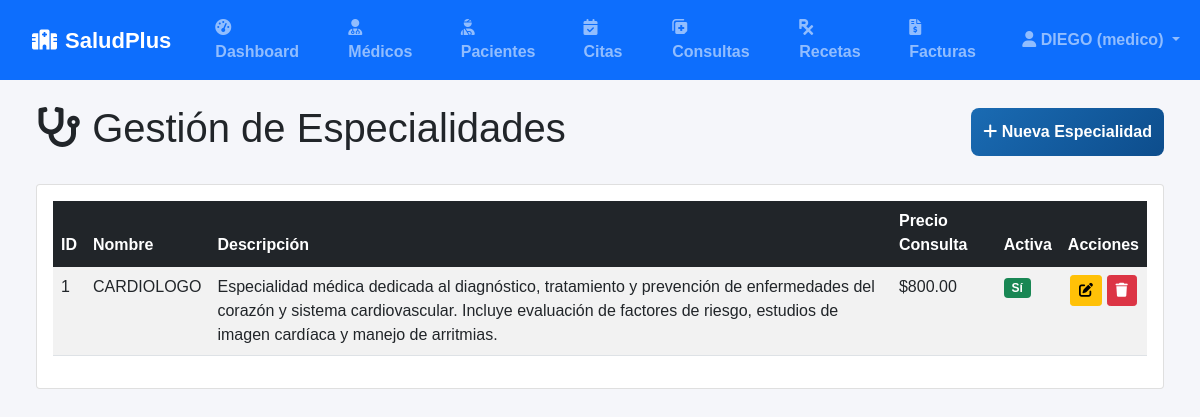
The app's page /especialidades/ (signed in) with its own data.
### models/usuario_model.py (models this page shows, shortened)
class Usuario(UserMixin, db.Model):
    __tablename__ = 'usuarios'
    id = db.Column(db.Integer, primary_key=True)
    username = db.Column(db.String(80), unique=True, nullable=False)
    email = db.Column(db.String(120), unique=True, nullable=False)
    password = db.Column(db.String(200), nullable=False)
    rol = db.Column(db.String(20), nullable=False, default='usuario')
    activo = db.Column(db.Boolean, default=True)
    fecha_creacion = db.Column(db.DateTime, default=db.func.now())
    medico = db.relationship('Medico', backref='usuario', uselist=False)

### models/especialidad_model.py (models this page shows, shortened)
class Especialidad(db.Model):
    __tablename__ = 'especialidades'
    id = db.Column(db.Integer, primary_key=True)
    nombre = db.Column(db.String(100), unique=True, nullable=False)
    descripcion = db.Column(db.Text)
    precio_consulta = db.Column(db.Float, nullable=False, default=0.0)
    activa = db.Column(db.Boolean, default=True)
    medicos = db.relationship('Medico', backref='especialidad')
    servicios = db.relationship('Servicio', backref='especialidad')

### controllers/especialidad_controller.py (the view)
@especialidad_bp.route('/')
@login_required
def index():
    especialidades = Especialidad.query.all()
    return render_template('especialidad/index.html', especialidades=especialidades)

### templates/especialidad/index.html
{% extends "base.html" %}
{% block content %}
<div class="row">
    <div class="col-12">
        <div class="d-flex justify-content-between align-items-center">
            <h1><i class="fas fa-stethoscope"></i> Gestión de Especialidades</h1>
            <a href="{{ url_for('especialidad.create') }}" class="btn btn-primary">
                <i class="fas fa-plus"></i> Nueva Especialidad
            </a>
        </div>
    </div>
</div>
<div class="row mt-4">
    <div class="col-12">
        <div class="card">
            <div class="card-body">
                <div class="table-responsive">
                    <table class="table table-striped table-hover">
                        <thead class="table-dark">
                            <tr>
                                <th>ID</th>
                                <th>Nombre</th>
                                <th>Descripción</th>
                                <th>Precio Consulta</th>
                                <th>Activa</th>
                                <th class="text-center">Acciones</th>
                            </tr>
                        </thead>
                        <tbody>
                            {% for especialidad in especialidades %}
                            <tr>
                                <td>{{ especialidad.id }}</td>
                                <td>{{ especialidad.nombre }}</td>
                                <td>{{ especialidad.descripcion or 'N/A' }}</td>
                                <td>${{ "%.2f"|format(especialidad.precio_consulta) }}</td>
                                <td>
                                    <span class="badge bg-{{ 'success' if especialidad.activa else 'danger' }}">
                                        {{ 'Sí' if especialidad.activa else 'No' }}
                                    </span>
                                </td>
                                <td class="table-actions text-center">
                                    <a href="{{ url_for('especialidad.edit', id=especialidad.id) }}" class="btn btn-sm btn-warning" title="Editar">
                                        <i class="fas fa-edit"></i>
                                    </a>
                                    <a href="{{ url_for('especialidad.delete', id=especialidad.id) }}" class="btn btn-sm btn-danger" onclick="return confirm('¿Estás seguro de eliminar esta especialidad?')" title="Eliminar">
                                        <i class="fas fa-trash"></i>
                                    </a>
                                </td>
                            </tr>
                            {% else %}
                            <tr>
                                <td colspan="6" class="text-center">No hay especialidades registradas</td>
                            </tr>
                            {% endfor %}
                        </tbody>
                    </table>
                </div>
            </div>
        </div>
    </div>
</div>
{% endblock %}

### templates/base.html (shortened to what this page needs)
<!DOCTYPE html>
<html lang="es">
<head>
    <link href="https://cdn.jsdelivr.net/npm/bootstrap@5.1.3/dist/css/bootstrap.min.css" rel="stylesheet">
    <link href="https://cdnjs.cloudflare.com/ajax/libs/font-awesome/6.0.0/css/all.min.css" rel="stylesheet">
    <link rel="stylesheet" href="{{ url_for('static', filename='css/style.css') }}">
</head>
<body>
    {% if not current_user.is_authenticated %}
        {% if request.endpoint == 'welcome.index' %}
        <div class="welcome-page">
            <div class="container">
                <div class="row justify-content-center">
                    <div class="col-md-6">
                        <div class="welcome-card text-center">
                            <div class="hospital-icon">
                                <i class="fas fa-hospital"></i>
                            </div>
                            <h1 class="mb-2">SaludPlus</h1>
                            <h4 class="text-muted mb-2">Sistema de Gestión clinica</h4>
                            <p class="lead mb-2">
                                Bienvenido al sistema integral de gestión médica.
                                Acceda al sistema para gestionar pacientes, citas y facturas.
                            </p>
                            <div class="d-grid gap-2">
                                <a href="{{ url_for('welcome.ingresar') }}" class="btn btn-primary btn-welcome">
                                    <i class="fas fa-sign-in-alt me-2"></i>Ingresar al Sistema
                                </a>
                            </div>
                        </div>
                    </div>
                </div>
            </div>
        </div>
        {% elif request.endpoint == 'welcome.ingresar' or request.endpoint == 'auth.login' %}
        <div class="login-page">
            <div class="container">
                {% if request.endpoint == 'welcome.ingresar' %}
                <a href="{{ url_for('welcome.index') }}" class="btn btn-light" style="position: absolute; top: 20px; left: 20px;">
                    <i class="fas fa-arrow-left"></i> Volver
                </a>
                {% endif %}
                <div class="login-container">
                    <div class="text-center mb-4">
                        <h2 class="text-primary"><i class="fas fa-hospital me-2"></i>SaludPlus</h2>
                    </div>
                    <div class="card login-card">
                        <div class="login-card-header">
                            <div class="hospital-icon-sm">
                                <i class="fas fa-user-md"></i>
                            </div>
                            <h4 class="card-title mb-0">Iniciar Sesión</h4>
                            <p class="mb-0 mt-2 opacity-75">Acceso al sistema clinico</p>
                        </div>
                        <div class="login-card-body">
                            {% with messages = get_flashed_messages(with_categories=true) %}
                                {% if messages %}
                                    {% for category, message in messages %}
                                        <div class="alert alert-{{ 'danger' if category == 'error' else category }} alert-dismissible fade show">
                                            {{ message }}
                                            <button type="button" class="btn-close" data-bs-dismiss="alert"></button>
                                        </div>
                                    {% endfor %}
                                {% endif %}
                            {% endwith %}
                            {% if form %}
                            <form method="POST" action="{{ url_for('auth.login') }}">
                                {{ form.hidden_tag() }}
                                <div class="mb-3">
                                    {{ form.username.label(class="form-label") }}
                                    <div class="input-group">
                                        <span class="input-group-text bg-light"><i class="fas fa-user text-primary"></i></span>
                                        {{ form.username(class="form-control", placeholder="Ingrese su usuario") }}
                                    </div>
                                    {% if form.username.errors %}
                                        <div class="text-danger mt-1">
                                            {% for error in form.username.errors %}
                                                <small>{{ error }}</small>
                                            {% endfor %}
                                        </div>
                                    {% endif %}
                                </div>
                                <div class="mb-3">
                                    {{ form.password.label(class="form-label") }}
                                    <div class="input-group">
                                        <span class="input-group-text bg-light"><i class="fas fa-lock text-primary"></i></span>
                                        {{ form.password(class="form-control", placeholder="Ingrese su contraseña") }}
                                    </div>
                                    {% if form.password.errors %}
                                        <div class="text-danger mt-1">
                                            {% for error in form.password.errors %}
                                                <small>{{ error }}</small>
                                            {% endfor %}
                                        </div>
                                    {% endif %}
                                </div>
                                <div class="d-grid">
                                    {{ form.submit(class="btn btn-primary") }}
                                </div>
                            </form>
                            {% else %}
                            <form method="POST" action="{{ url_for('auth.login') }}">
                                <div class="mb-3">
                                    <label class="form-label">Usuario</label>
                                    <div class="input-group">
                                        <span class="input-group-text bg-light"><i class="fas fa-user text-primary"></i></span>
                                        <input type="text" name="username" class="form-control" placeholder="Ingrese su usuario" required>
                                    </div>
                                </div>
                                <div class="mb-3">
                                    <label class="form-label">Contraseña</label>
                                    <div class="input-group">
                                        <span class="input-group-text bg-light"><i class="fas fa-lock text-primary"></i></span>
                                        <input type="password" name="password" class="form-control" placeholder="Ingrese su contraseña" required>
                                    </div>
                                </div>
                                <div class="d-grid">
                                    <button type="submit" class="btn btn-primary">Ingresar</button>
                                </div>
                            </form>
                            {% endif %}
                            <div class="footer-text">
                                <p>¿Problemas para acceder?
                                    <a href="#" class="text-decoration-none" id="contact-link">Contacte al administrador</a>
                                </p>
                                <div class="contact-options" id="contact-options">
                                    <a href="tel:+59178924446" class="contact-option">
                                        <i class="fas fa-phone me-2"></i>Llamar al administrador 78924446
                                    </a>
                                    <a href="https://wa.me/78924446" class="contact-option">
                                        <i class="fab fa-whatsapp me-2"></i>Contactar por WhatsApp 78924446
                                    </a>
                                </div>
                            </div>
                        </div>
                    </div>
                </div>
            </div>
        </div>
        {% else %}
        <script>window.location.href = "{{ url_for('welcome.index') }}";</script>
        {% endif %}
    {% else %}
        <nav class="navbar navbar-expand-lg navbar-dark bg-primary">
            <div class="container-fluid">
                <a class="navbar-brand d-flex align-items-center" href="{{ url_for('admin.dashboard') }}">
                    <i class="fas fa-hospital"></i>
                    <span class="d-flex align-items-center ms-2" style="font-size: 22px; font-weight: bold;">
                        SaludPlus
                    </span>
                </a>
                <div class="collapse navbar-collapse" id="navbarNav">
                    <ul class="navbar-nav me-auto">
                        <li class="nav-item">
                            <a class="nav-link {{ 'active' if request.endpoint == 'admin.dashboard' }}" href="{{ url_for('admin.dashboard') }}">
                                <i class="fas fa-tachometer-alt"></i> Dashboard
                            </a>
                        </li>
                        <li class="nav-item">
                            <a class="nav-link {{ 'active' if 'medico' in request.endpoint }}" href="{{ url_for('medico.index') }}">
                                <i class="fas fa-user-md"></i> Médicos
                            </a>
                        </li>
                        <li class="nav-item">
                            <a class="nav-link {{ 'active' if 'paciente' in request.endpoint }}" href="{{ url_for('paciente.index') }}">
                                <i class="fas fa-user-injured"></i> Pacientes
                            </a>
                        </li>
                        <li class="nav-item">
                            <a class="nav-link {{ 'active' if 'cita' in request.endpoint }}" href="{{ url_for('cita.index') }}">
                                <i class="fas fa-calendar-check"></i> Citas
                            </a>
                        </li>
                        <li class="nav-item">
                            <a class="nav-link {{ 'active' if 'consulta' in request.endpoint }}" href="{{ url_for('consulta.index') }}">
                                <i class="fas fa-notes-medical"></i> Consultas
                            </a>
                        </li>
                        <li class="nav-item">
                            <a class="nav-link {{ 'active' if 'receta' in request.endpoint }}" href="{{ url_for('receta.index') }}">
                                <i class="fas fa-prescription"></i> Recetas
                            </a>
                        </li>
                        <li class="nav-item">
                            <a class="nav-link {{ 'active' if 'factura' in request.endpoint }}" href="{{ url_for('factura.index') }}">
                                <i class="fas fa-file-invoice-dollar"></i> Facturas
                            </a>
                        </li>
                    </ul>
                    <ul class="navbar-nav">
                        <li class="nav-item dropdown">
                            <a class="nav-link dropdown-toggle" href="#" id="navbarDropdown" role="button" data-bs-toggle="dropdown">
                                <i class="fas fa-user"></i> {{ current_user.username }} ({{ current_user.rol }})
                            </a>
                        </li>
                    </ul>
                </div>
            </div>
        </nav>
        <div class="container-fluid">
            <div class="row">
                <main class="col-md-12">
                    <div class="container-fluid mt-4">
                        {% block content %}{% endblock %}
                    </div>
                </main>
            </div>
        </div>
    {% endif %}
</body>
</html>

### records on screen
Usuario: username "DIEGO", rol "medico"
Especialidad: id "1", nombre "CARDIOLOGO", descripcion "Especialidad médica dedicada al diagnóstico, tratamiento y prevención de enfermedades del corazón y sistema cardiovascular. Incluye evaluación de factores de riesgo, estudios de imagen cardíaca y manejo de arritmias.", precio_consulta "800.00", activa "Sí"
